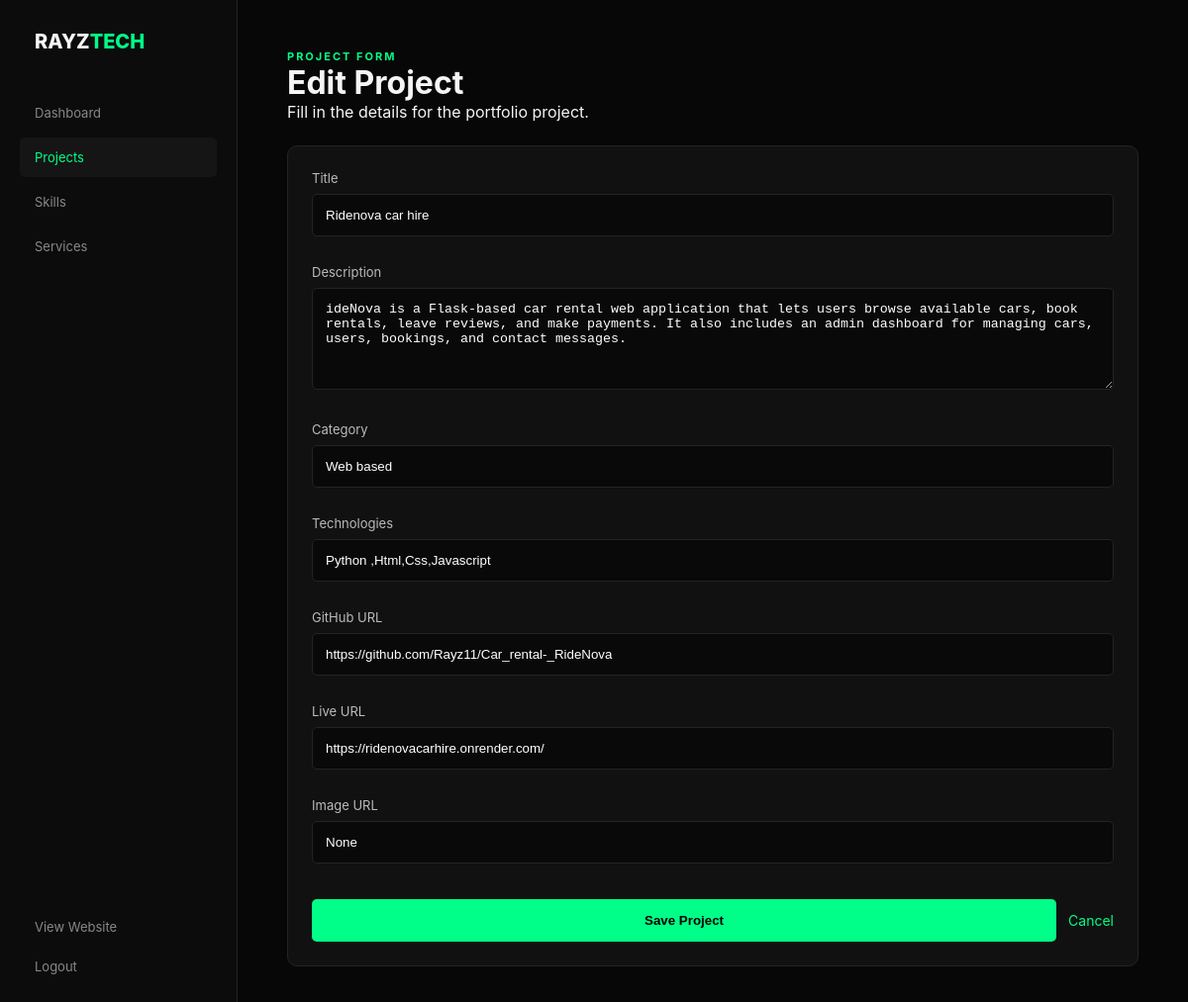
The page /admin/projects/1/edit (signed in) on the database its author committed.
### app/models.py (models this page shows)
class Project(db.Model):
    id = db.Column(
        db.Integer,
        primary_key=True
    )
    title = db.Column(
        db.String(150),
        nullable=False
    )
    description = db.Column(
        db.Text,
        nullable=False
    )
    category = db.Column(
        db.String(100)
    )
    technologies = db.Column(
        db.String(500)
    )
    github_url = db.Column(
        db.String(500)
    )
    live_url = db.Column(
        db.String(500)
    )
    image = db.Column(
        db.String(500)
    )
    created_at = db.Column(
        db.DateTime,
        server_default=db.func.now()
    )

### app/admin.py (the view, shortened to what this page needs)
@admin.route("/projects/<int:project_id>/edit", methods=["GET", "POST"])
@login_required
def edit_project(project_id):
    project = Project.query.get_or_404(project_id)
    return render_template(
        "admin/project_form.html",
        project=project,
        action="Edit"
    )

### app/__init__.py (called while the page is built)
def create_app():
    app = Flask(__name__)
    app.config.from_object(Config)
    db.init_app(app)
    login_manager.init_app(app)
    from app.routes import main
    from app.admin import admin
    app.register_blueprint(main)
    app.register_blueprint(admin)
    with app.app_context():
        from app.models import Admin, Project, Skill, Service
        db.create_all()
    @login_manager.user_loader
    def load_user(user_id):
        return db.session.get(
            Admin,
            int(user_id)
        )
    return app

### app/templates/admin/project_form.html (shortened to what this page needs)
<!DOCTYPE html>
<html lang="en">
<head>
    <link rel="stylesheet" href="{{ url_for('static', filename='css/admin.css') }}">
</head>
<body>
    <div class="admin-layout">
        <aside class="sidebar">
            <div class="admin-logo">RAYZ<span>TECH</span></div>
            <nav>
                <a href="{{ url_for('admin.dashboard') }}">Dashboard</a>
                <a href="{{ url_for('admin.projects') }}" class="active">Projects</a>
                <a href="{{ url_for('admin.skills') }}">Skills</a>
                <a href="{{ url_for('admin.services') }}">Services</a>
            </nav>
            <div class="sidebar-bottom">
                <a href="/" target="_blank">View Website</a>
                <a href="{{ url_for('admin.logout') }}">Logout</a>
            </div>
        </aside>
        <main class="admin-main">
            <div class="page-header">
                <div>
                    <p class="dashboard-label">PROJECT FORM</p>
                    <h1>{{ action }} Project</h1>
                    <p>Fill in the details for the portfolio project.</p>
                </div>
            </div>
            <div class="content-card">
                <form method="post" class="entity-form">
                    <div class="form-group">
                        <label>Title</label>
                        <input type="text" name="title" value="{{ project.title if project else '' }}" required>
                    </div>
                    <div class="form-group">
                        <label>Description</label>
                        <textarea name="description" rows="5" required>{{ project.description if project else '' }}</textarea>
                    </div>
                    <div class="form-group">
                        <label>Category</label>
                        <input type="text" name="category" value="{{ project.category if project else '' }}">
                    </div>
                    <div class="form-group">
                        <label>Technologies</label>
                        <input type="text" name="technologies" value="{{ project.technologies if project else '' }}" placeholder="Python, Flask, PostgreSQL">
                    </div>
                    <div class="form-group">
                        <label>GitHub URL</label>
                        <input type="url" name="github_url" value="{{ project.github_url if project else '' }}">
                    </div>
                    <div class="form-group">
                        <label>Live URL</label>
                        <input type="url" name="live_url" value="{{ project.live_url if project else '' }}">
                    </div>
                    <div class="form-group">
                        <label>Image URL</label>
                        <input type="url" name="image" value="{{ project.image if project else '' }}">
                    </div>
                    <div class="form-actions">
                        <button type="submit" class="admin-button">Save Project</button>
                        <a href="{{ url_for('admin.projects') }}" class="secondary-link">Cancel</a>
                    </div>
                </form>
            </div>
        </main>
    </div>
</body>
</html>

### app/static/css/admin.css (style rules this page uses)
:root { --background: #070707; --sidebar: #0c0c0c; --surface: #111111; --border: #242424; --text: #f5f5f5; --muted: #888888; --accent: #00ff88; }
* { margin: 0; padding: 0; box-sizing: border-box; }
body { font-family: Inter, Arial, sans-serif; background: var(--background); color: var(--text); }
.login-logo span, .admin-logo span { color: var(--accent); }
.login-label, .dashboard-label { color: var(--accent); font-size: 11px; letter-spacing: 2px; font-weight: bold; }
.form-group { margin-bottom: 20px; }
.form-group label { display: block; margin-bottom: 8px; font-size: 13px; color: #bbb; }
.form-group input { width: 100%; padding: 13px; background: #090909; color: white; border: 1px solid var(--border); border-radius: 5px; outline: none; }
.admin-button { width: 100%; padding: 14px; background: var(--accent); color: black; border: none; border-radius: 5px; font-weight: bold; cursor: pointer; }
.admin-layout { min-height: 100vh; display: flex; }
.sidebar { width: 240px; position: fixed; left: 0; top: 0; bottom: 0; padding: 30px 20px; background: var(--sidebar); border-right: 1px solid var(--border); display: flex; flex-direction: column; }
.admin-logo { font-size: 20px; font-weight: 800; padding: 0 15px 40px; }
.sidebar nav { display: flex; flex-direction: column; gap: 5px; }
.sidebar nav a, .sidebar-bottom a { padding: 12px 15px; color: #888; text-decoration: none; border-radius: 5px; font-size: 13px; }
.sidebar nav a:hover, .sidebar nav a.active { color: var(--accent); background: #151515; }
.sidebar-bottom { margin-top: auto; display: flex; flex-direction: column; }
.admin-main { margin-left: 240px; width: calc(100% - 240px); padding: 50px; }
.dashboard-card, .content-card, .item-card { background: var(--surface); border: 1px solid var(--border); border-radius: 10px; }
.page-header { display: flex; justify-content: space-between; align-items: center; gap: 16px; margin-bottom: 24px; }
.content-card { padding: 24px; }
.action-links a, .action-links button, .secondary-link { color: var(--accent); text-decoration: none; background: transparent; border: none; cursor: pointer; font-size: 14px; }
.entity-form { display: flex; flex-direction: column; gap: 8px; }
.entity-form textarea { width: 100%; padding: 13px; background: #090909; color: white; border: 1px solid var(--border); border-radius: 5px; outline: none; resize: vertical; }
.form-actions { display: flex; gap: 12px; align-items: center; margin-top: 8px; }

### rows shown on the page
Project: title "Ridenova car hire", description "ideNova is a Flask-based car rental web application that lets users browse available cars, book rentals, leave reviews, and make payments. It also includes an admin dashboard for managing cars, users, bookings, and contact messages.", category "Web based", technologies "Python ,Html,Css,Javascript", github_url "https://github.com/Rayz11/Car_rental-_RideNova", live_url "https://ridenovacarhire.onrender.com/", image "None"

### other values the page prints
{{ action }} "Edit"
